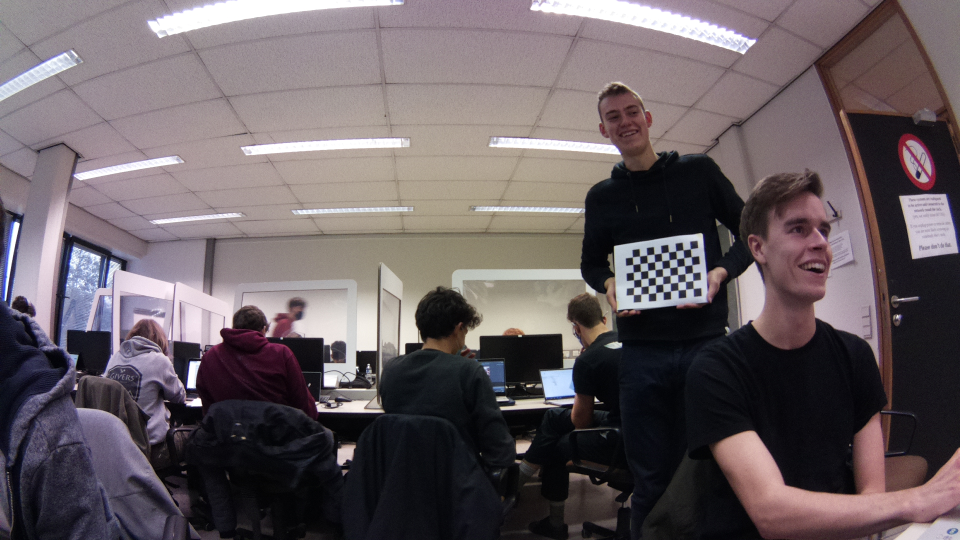
#> input picture programs/cylindrical_projection/calibration_images_far/cfoto1.jpg, 1920 x 1080 px (shown at 1/2 size)
$ python online_test_jasper_2.py   (older library calls are emulated)
#> lines starting #> are read from the running program, lines starting #| are printed output that depends on the picture
# You should replace these 3 lines with the output in calibration step
import cv2
import numpy as np

DIM=(640, 480)
K=np.array([[308.4274361323937, 0.0, 307.74004197343186], [0.0, 307.15971371728705, 251.85734467095995], [0.0, 0.0, 1.0]])
D=np.array([[-0.02268523653207129], [-0.024552020182573187], [-4.141383624332057e-05], [0.011483828520533408]])

def undistort(img_path):
#> called with img_path = 'calibration_images_far/cfoto1.jpg'
    img = cv2.imread(img_path)
#> img is the input picture: shape (1080, 1920, 3); mean B, G, R 98, 94, 103.9
    h,w = img.shape[:2]
#> h = 1080; w = 1920
    map1, map2 = cv2.fisheye.initUndistortRectifyMap(K, D, np.eye(3), K, DIM, cv2.CV_16SC2)
    undistorted_img = cv2.remap(img, map1, map2, interpolation=cv2.INTER_LINEAR, borderMode=cv2.BORDER_CONSTANT)
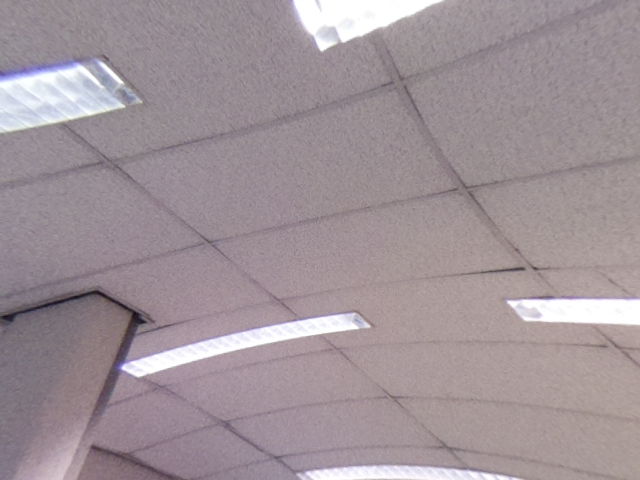
#> undistorted_img: shape (480, 640, 3); mean B, G, R 153, 147.3, 160
    cv2.imwrite("undistorted.jpg", undistorted_img)
    cv2.waitKey(0)
    cv2.destroyAllWindows()

if __name__ == '__main__':
        undistort("calibration_images_far/cfoto1.jpg")

$ run again, with programs/cylindrical_projection/calibration_images_far/cfoto0.jpg copied over programs/cylindrical_projection/calibration_images_far/cfoto1.jpg
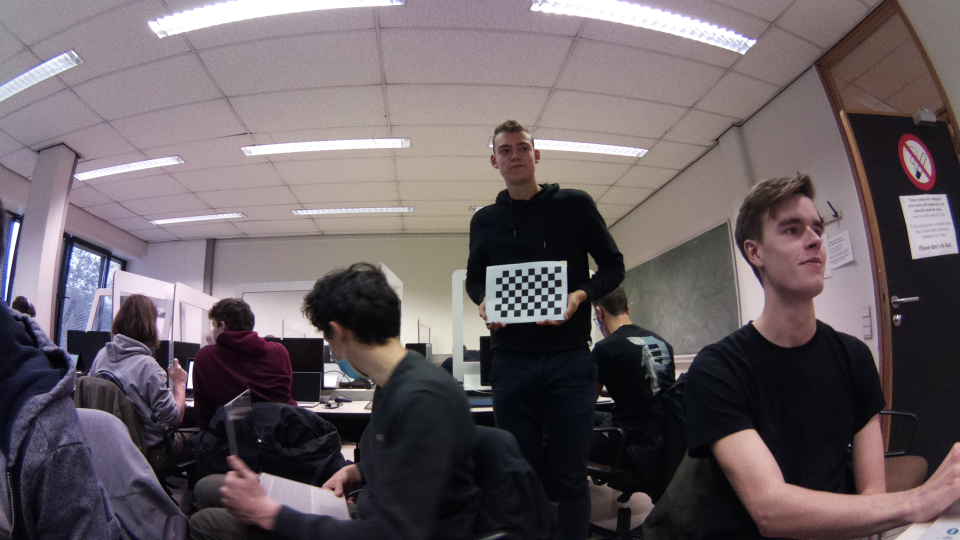
#> input picture programs/cylindrical_projection/calibration_images_far/cfoto0.jpg, 1920 x 1080 px (shown at 1/2 size)
#> in undistort, img is the input picture: shape (1080, 1920, 3); mean B, G, R 99.4, 95.1, 105.1
#> in undistort, `undistorted_img = cv2.remap(img, map1, map2, interpolation=cv2.INTER_L..`:
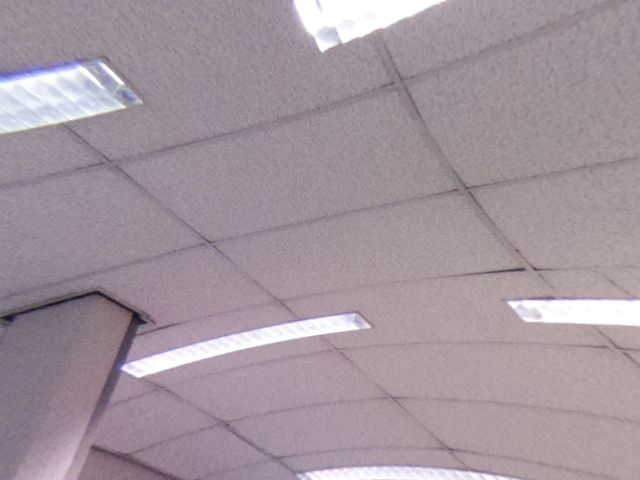
#> undistorted_img: shape (480, 640, 3); mean B, G, R 158.6, 149.6, 163.3

$ run again, with programs/cylindrical_projection/calibration_images_far/cfoto10.jpg copied over programs/cylindrical_projection/calibration_images_far/cfoto1.jpg
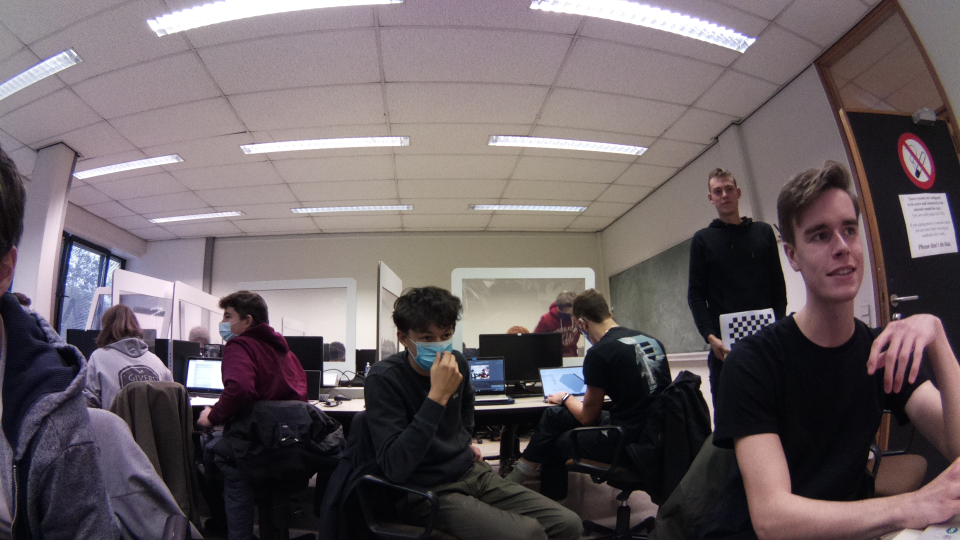
#> input picture programs/cylindrical_projection/calibration_images_far/cfoto10.jpg, 1920 x 1080 px (shown at 1/2 size)
#> in undistort, img is the input picture: shape (1080, 1920, 3); mean B, G, R 99.4, 96.1, 106.4
#> in undistort, `undistorted_img = cv2.remap(img, map1, map2, interpolation=cv2.INTER_L..`:
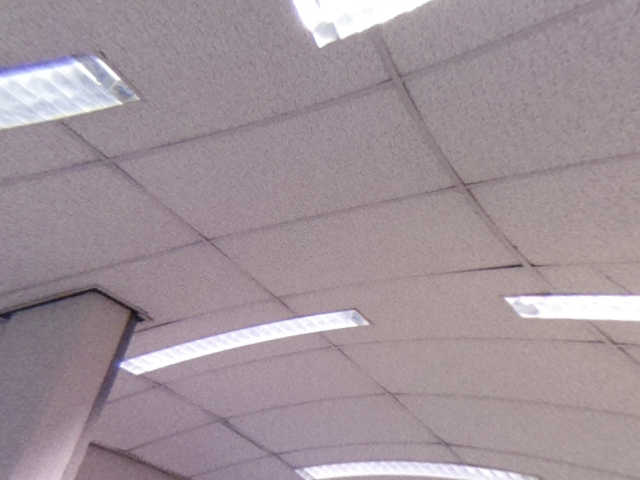
#> undistorted_img: shape (480, 640, 3); mean B, G, R 154.4, 147.1, 160.8

$ run again, with programs/cylindrical_projection/calibration_images_far/cfoto11.jpg copied over programs/cylindrical_projection/calibration_images_far/cfoto1.jpg
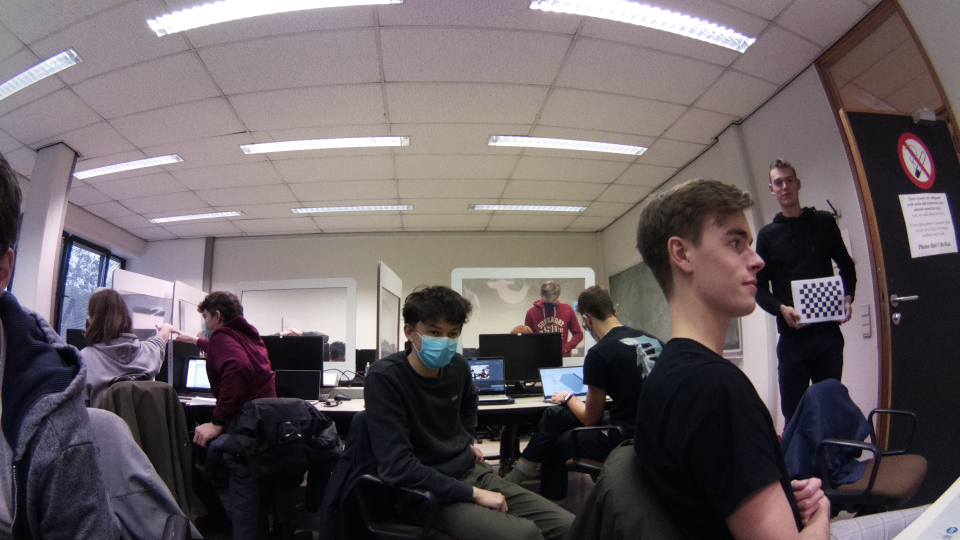
#> input picture programs/cylindrical_projection/calibration_images_far/cfoto11.jpg, 1920 x 1080 px (shown at 1/2 size)
#> in undistort, img is the input picture: shape (1080, 1920, 3); mean B, G, R 98.8, 95.8, 104.8
#> in undistort, `undistorted_img = cv2.remap(img, map1, map2, interpolation=cv2.INTER_L..`:
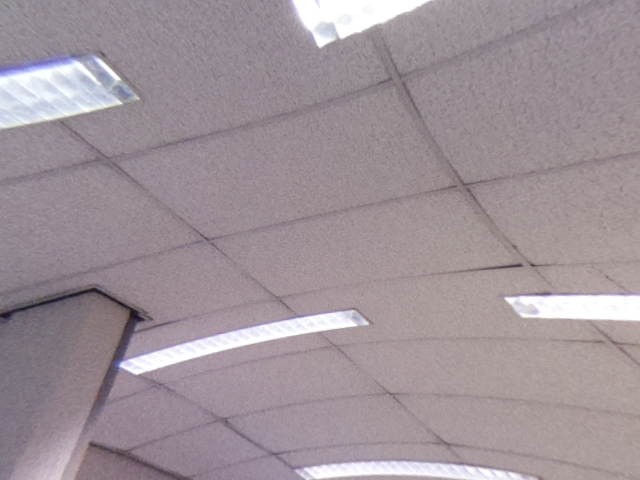
#> undistorted_img: shape (480, 640, 3); mean B, G, R 153.7, 147.1, 159.2
